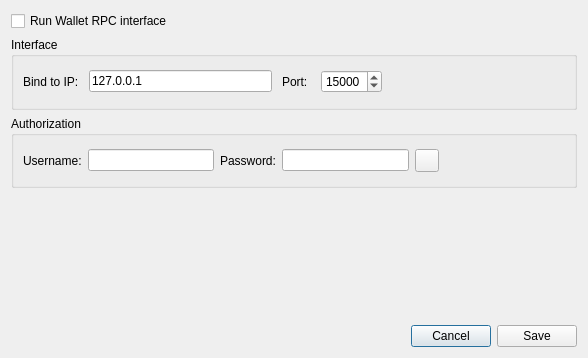
<?xml version="1.0" encoding="UTF-8"?>
<ui version="4.0">
 <class>WalletRpcSettingsDialog</class>
 <widget class="QDialog" name="WalletRpcSettingsDialog">
  <property name="windowModality">
   <enum>Qt::ApplicationModal</enum>
  </property>
  <property name="geometry">
   <rect>
    <x>0</x>
    <y>0</y>
    <width>588</width>
    <height>358</height>
   </rect>
  </property>
  <property name="windowTitle">
   <string>Wallet RPC settings</string>
  </property>
  <layout class="QVBoxLayout" name="verticalLayout">
   <item>
    <widget class="QCheckBox" name="m_enableWalletRpcCheck">
     <property name="text">
      <string>Run Wallet RPC interface</string>
     </property>
    </widget>
   </item>
   <item>
    <widget class="QGroupBox" name="groupBox">
     <property name="sizePolicy">
      <sizepolicy hsizetype="Expanding" vsizetype="Expanding">
       <horstretch>0</horstretch>
       <verstretch>0</verstretch>
      </sizepolicy>
     </property>
     <property name="title">
      <string>Interface</string>
     </property>
     <layout class="QVBoxLayout" name="verticalLayout_2">
      <item>
       <layout class="QHBoxLayout" name="horizontalLayout_2">
        <property name="spacing">
         <number>10</number>
        </property>
        <property name="sizeConstraint">
         <enum>QLayout::SetMaximumSize</enum>
        </property>
        <item>
         <widget class="QLabel" name="label_1">
          <property name="text">
           <string>Bind to IP:</string>
          </property>
         </widget>
        </item>
        <item>
         <widget class="QLineEdit" name="m_walletRpcIp">
          <property name="text">
           <string>127.0.0.1</string>
          </property>
         </widget>
        </item>
        <item>
         <widget class="QLabel" name="label_2">
          <property name="text">
           <string>Port: </string>
          </property>
         </widget>
        </item>
        <item>
         <widget class="QSpinBox" name="m_walletRpcPort">
          <property name="minimum">
           <number>0</number>
          </property>
          <property name="maximum">
           <number>65535</number>
          </property>
          <property name="value">
           <number>15000</number>
          </property>
          <property name="displayIntegerBase">
           <number>10</number>
          </property>
         </widget>
        </item>
        <item>
         <spacer name="horizontalSpacer_2">
          <property name="orientation">
           <enum>Qt::Horizontal</enum>
          </property>
          <property name="sizeHint" stdset="0">
           <size>
            <width>40</width>
            <height>20</height>
           </size>
          </property>
         </spacer>
        </item>
       </layout>
      </item>
     </layout>
    </widget>
   </item>
   <item>
    <widget class="QGroupBox" name="groupBox_2">
     <property name="sizePolicy">
      <sizepolicy hsizetype="Expanding" vsizetype="Expanding">
       <horstretch>0</horstretch>
       <verstretch>0</verstretch>
      </sizepolicy>
     </property>
     <property name="title">
      <string>Authorization</string>
     </property>
     <layout class="QVBoxLayout" name="verticalLayout_3">
      <item>
       <layout class="QHBoxLayout" name="horizontalLayout_4">
        <property name="sizeConstraint">
         <enum>QLayout::SetMaximumSize</enum>
        </property>
        <item>
         <widget class="QLabel" name="label_3">
          <property name="text">
           <string>Username:</string>
          </property>
         </widget>
        </item>
        <item>
         <widget class="QLineEdit" name="m_walletRpcUser"/>
        </item>
        <item>
         <widget class="QLabel" name="label_4">
          <property name="text">
           <string>Password:</string>
          </property>
         </widget>
        </item>
        <item>
         <widget class="QLineEdit" name="m_walletRpcPassword">
          <property name="inputMethodHints">
           <set>Qt::ImhHiddenText|Qt::ImhNoAutoUppercase|Qt::ImhNoPredictiveText|Qt::ImhSensitiveData</set>
          </property>
          <property name="echoMode">
           <enum>QLineEdit::Password</enum>
          </property>
         </widget>
        </item>
        <item>
         <widget class="QToolButton" name="m_showPwdButton">
          <property name="text">
           <string/>
          </property>
          <property name="icon">
           <iconset resource="../../resources.qrc">
            <normaloff>:/icons/tracking</normaloff>:/icons/tracking</iconset>
          </property>
          <property name="checkable">
           <bool>true</bool>
          </property>
         </widget>
        </item>
        <item>
         <spacer name="horizontalSpacer_4">
          <property name="orientation">
           <enum>Qt::Horizontal</enum>
          </property>
          <property name="sizeHint" stdset="0">
           <size>
            <width>40</width>
            <height>20</height>
           </size>
          </property>
         </spacer>
        </item>
       </layout>
      </item>
     </layout>
    </widget>
   </item>
   <item>
    <spacer name="verticalSpacer">
     <property name="orientation">
      <enum>Qt::Vertical</enum>
     </property>
     <property name="sizeHint" stdset="0">
      <size>
       <width>20</width>
       <height>131</height>
      </size>
     </property>
    </spacer>
   </item>
   <item>
    <layout class="QHBoxLayout" name="horizontalLayout">
     <item>
      <spacer name="horizontalSpacer">
       <property name="orientation">
        <enum>Qt::Horizontal</enum>
       </property>
       <property name="sizeHint" stdset="0">
        <size>
         <width>40</width>
         <height>20</height>
        </size>
       </property>
      </spacer>
     </item>
     <item>
      <widget class="QPushButton" name="walletRpcSetetingsCancelButton">
       <property name="text">
        <string>Cancel</string>
       </property>
      </widget>
     </item>
     <item>
      <widget class="QPushButton" name="walletRpcSetetingsSaveButton">
       <property name="text">
        <string>Save</string>
       </property>
      </widget>
     </item>
    </layout>
   </item>
  </layout>
 </widget>
 <resources>
  <include location="../../resources.qrc"/>
 </resources>
 <connections>
  <connection>
   <sender>walletRpcSetetingsCancelButton</sender>
   <signal>clicked()</signal>
   <receiver>WalletRpcSettingsDialog</receiver>
   <slot>reject()</slot>
   <hints>
    <hint type="sourcelabel">
     <x>626</x>
     <y>381</y>
    </hint>
    <hint type="destinationlabel">
     <x>381</x>
     <y>201</y>
    </hint>
   </hints>
  </connection>
  <connection>
   <sender>walletRpcSetetingsSaveButton</sender>
   <signal>clicked()</signal>
   <receiver>WalletRpcSettingsDialog</receiver>
   <slot>saveSettingClicked()</slot>
   <hints>
    <hint type="sourcelabel">
     <x>712</x>
     <y>381</y>
    </hint>
    <hint type="destinationlabel">
     <x>381</x>
     <y>201</y>
    </hint>
   </hints>
  </connection>
  <connection>
   <sender>m_showPwdButton</sender>
   <signal>toggled(bool)</signal>
   <receiver>WalletRpcSettingsDialog</receiver>
   <slot>showPwdToggled(bool)</slot>
   <hints>
    <hint type="sourcelabel">
     <x>420</x>
     <y>156</y>
    </hint>
    <hint type="destinationlabel">
     <x>293</x>
     <y>178</y>
    </hint>
   </hints>
  </connection>
 </connections>
 <slots>
  <slot>saveSettingClicked()</slot>
  <slot>showPwdToggled(bool)</slot>
 </slots>
</ui>
